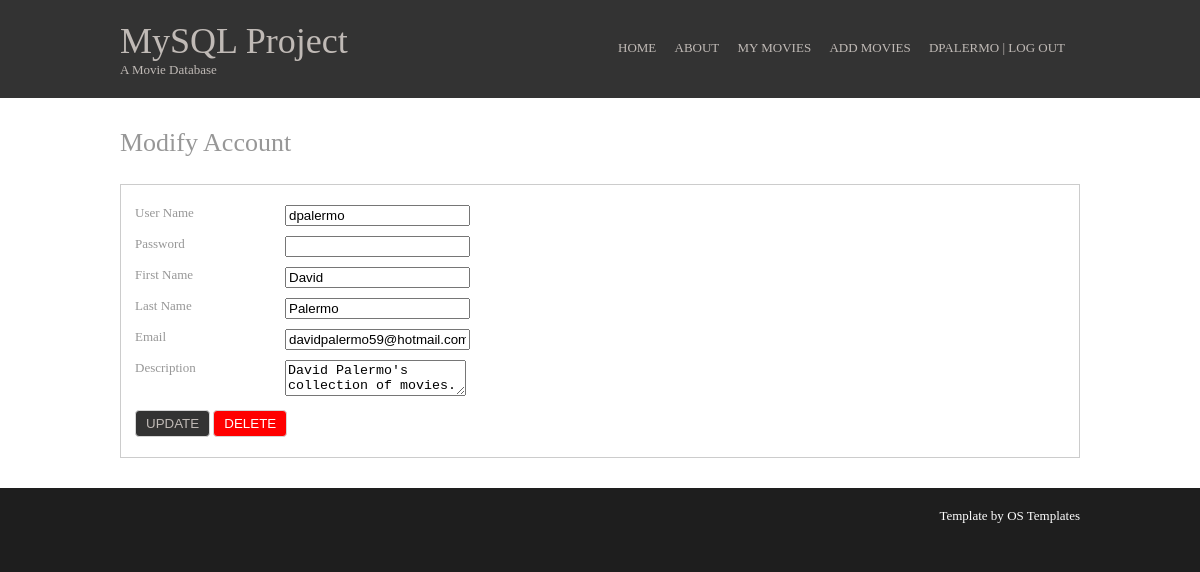
The app's page /dpalermo/modify-account/ (signed in) with its own data.
### tables this page shows
CREATE TABLE accounts (
	ID INT NOT NULL AUTO_INCREMENT
	, UserName VARCHAR(32) NOT NULL
	, FirstName VARCHAR(30) NOT NULL
	, LastName VARCHAR(30) NOT NULL
	, Email VARCHAR(100) NOT NULL
	, Password CHAR(40) NOT NULL
	, Salt INT NOT NULL
	, AccountDescription TEXT
	, AccountAdded DATE NOT NULL
	, PRIMARY KEY (ID)
	, INDEX (UserName, Password)
);

### index.php (called while the page is built, shortened)
<?php
	$controller = new controller\Controller();
	$controller->invoke();
?>

### src/db/mysqli.php (called while the page is built, shortened)
<?php
class mysqli {
	public function __construct($hostname, $username, $password, $database) {
		$this->hostname = $hostname;
		$this->username = $username;
		$this->password = $password;
		$this->database = $database;
		$this->mysqli = new \mysqli($this->hostname, $this->username, $this->password, $this->database);
	}
	public function query($statement) {
		$this->result = $this->mysqli->query($statement);
		$this->values = array();
		if (is_object($this->result)) {
			while ($row = mysqli_fetch_array($this->result, MYSQLI_ASSOC)) {
				$this->values[] = $row;
			}
			return $this->values;
		} else {
			return $this->result;
		}
	}
}
?>

### src/model/model-account.php (called while the page is built, shortened)
<?php
class Model
{
	public $ID;
	public $userName;
	public $db;
	public function getAccountDetails ()
	{
		$query = $this->db->query("SELECT
			FirstName,
			LastName,
			Email,
			AccountDescription
			FROM accounts
			WHERE ID = '".$this->ID."'
			AND UserName = '".$this->userName."';");
		$result = $query[0];
		$account = new account\Account($this->ID, $this->userName, $result['FirstName'], $result['LastName'], $result['Email'], $result['AccountDescription']);
		return $account;
	}
	public function getAccount ($db, $ID, $userName)
	{
		$this->db = $db;
		$this->ID = $ID;
		$this->userName = $userName;
		$accountDetails = $this->getAccountDetails();
		return $accountDetails ;
	}
}
?>

### src/model/account.php (called while the page is built, shortened)
<?php
class Account
{
	public function __construct ($ID, $userName, $firstName, $lastName, $email, $accountDescription)
    {
	    $this->userName = $userName;
	    $this->firstName = $firstName;
	    $this->lastName = $lastName;
			$this->email = $email;
			$this->accountDescription = $accountDescription;
    }
}
?>

### src/view/account-modify.php (the view, shortened to what this page needs)
<?php
	$content = '<h2 class="fieldset">Modify Account</h2>';
	$form = '<fieldset>
		<form id="myForm" name="create" method="POST">
			<div><label>User Name</label><input type="hidden" name="ID" value="'.$account->ID.'" /><input type="text" name="setusername" value="'.(isset($_POST['setusername']) ? $_POST['setusername'] : $account->userName).'" readonly="readonly" /></div>
			<div><label>Password</label><input type="password" name="password" /></div>
			<div><label>First Name</label><input type="text" name="firstname" value="'.(isset($_POST['firstname']) ? $_POST['firstname'] : $account->firstName).'" /></div>
			<div><label>Last Name</label><input type="text" name="lastname" value="'.(isset($_POST['lastname']) ? $_POST['lastname'] : $account->lastName).'" /></div>
			<div><label>Email</label><input type="text" class="required email" name="email" value="'.(isset($_POST['email']) ? $_POST['email'] : $account->email).'" /></div>
			<div><label>Description</label><textarea name="description">'.(isset($_POST['description']) ? $_POST['description'] : $account->accountDescription).'</textarea><br />
			<input type="submit" value="update" />
			<input type="submit" name="delete" class="delete" value="delete" />
		</form>
  </fieldset>';
?>

### styles/layout.css (style rules this page uses)
body { margin:0; padding:0; font-size:13px; font-family:Georgia, "Times New Roman", Times, serif; color:#FFFFFF; background-color:#1E1E1E; }
h1, h2, h3, h4, h5, h6 { margin:0; padding:0; font-size:20px; font-weight:normal; font-style:normal; line-height:normal; }
h2 { font-size:2em; }
h2.fieldset { margin-bottom:1em; }
fieldset { padding: 20px 14px 10px; margin:0; border:1px solid #CCC; }
label { display:inline-block; vertical-align:top; width:150px; }
input[type="text"], input[type="password"] { margin:0 0 10px; }
input[type="submit"] { cursor:pointer; color:#C0BAB6; text-transform:uppercase; padding:5px 10px; margin:10px 0; background:#333333; border:1px solid #D6D6D6; border-radius:4px; }
form div { position:relative; }
.delete[type="submit"] { color:#FFF; background:#FF0000; }

### records on screen
accounts: firstname "David", lastname "Palermo", email "davidpalermo59@hotmail.com", description "David Palermo's collection of movies."

### other values on screen
$_SESSION['username'] "DPALERMO"
